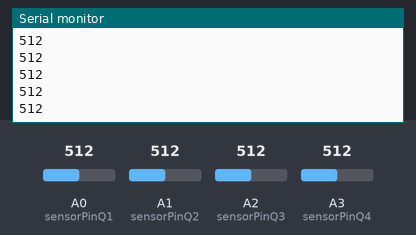
Simulated run of this sketch. Board: Arduino Uno, built with avr-gcc and run on an emulated ATmega328P. Parts: the last lines printed to the serial monitor. Inputs (shaded band) come from the test bench; at power-on: A0 (sensorPinQ1) = 512, A1 (sensorPinQ2) = 512, A2 (sensorPinQ3) = 512, A3 (sensorPinQ4) = 512.

Above: at 1.2 s.
1.3 s: A0 (sensorPinQ1) set to 716
2.8 s: A1 (sensorPinQ2) set to 306
At 2.91 s:
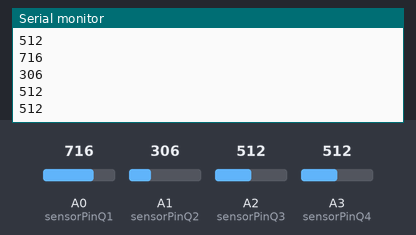
4.3 s: A2 (sensorPinQ3) set to 992
At 4.43 s:
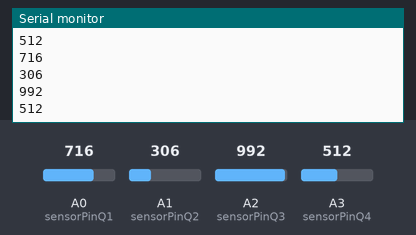
5.8 s: A3 (sensorPinQ4) set to 30
At 5.95 s:
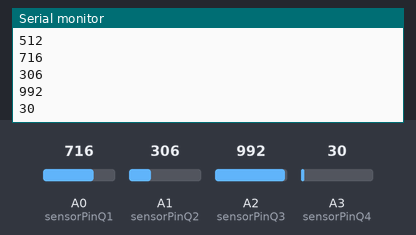
Timing chart, 0 to 8.3 s (numbered marks = the images above; inputs shaded):
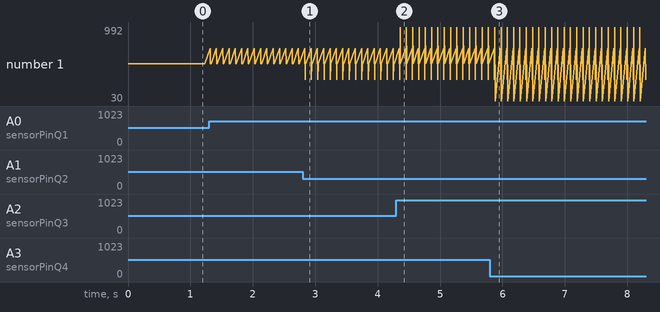

Measured:
- after the input at 2.8 s, the serial monitor: prints a new line at once (image 1)
- after the input at 4.3 s, the serial monitor: prints a new line after 0.06 s (image 2)

The sketch:

ldrReadsBase.ino
```cpp
//Variable Initialization
int sensorPinQ1 = A0; // select the input pin for LDR
int sensorPinQ2 = A1;
int sensorPinQ3 = A2;
int sensorPinQ4 = A3;
int sensorValueQ1 = 0; // variable to store the value coming from the sensor
int sensorValueQ2 = 0;
int sensorValueQ3 = 0;
int sensorValueQ4 = 0;
int diff = 0;

void setup() {
Serial.begin(9600); //sets serial port for communication
}

void loop() {
sensorValueQ1 = analogRead(sensorPinQ1); // read the value from the sensor
sensorValueQ2 = analogRead(sensorPinQ2); // read the value from the sensor
sensorValueQ3 = analogRead(sensorPinQ3); // read the value from the sensor
sensorValueQ4 = analogRead(sensorPinQ4); // read the value from the sensor
Serial.println(sensorValueQ1);
Serial.println(sensorValueQ2);
Serial.println(sensorValueQ3);
Serial.println(sensorValueQ4);
delay(100);
}
```

servoMovTilt.ino
```cpp

```

servoMoveXY.ino
```cpp

```
